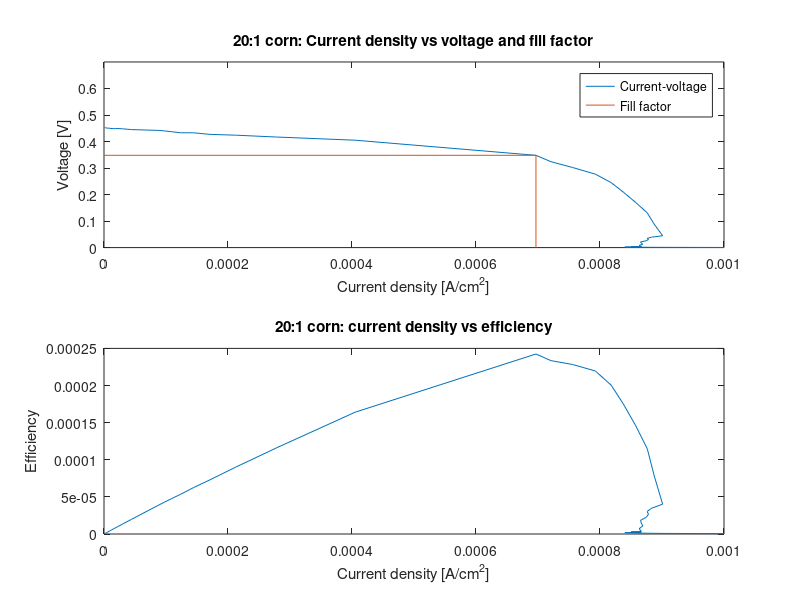
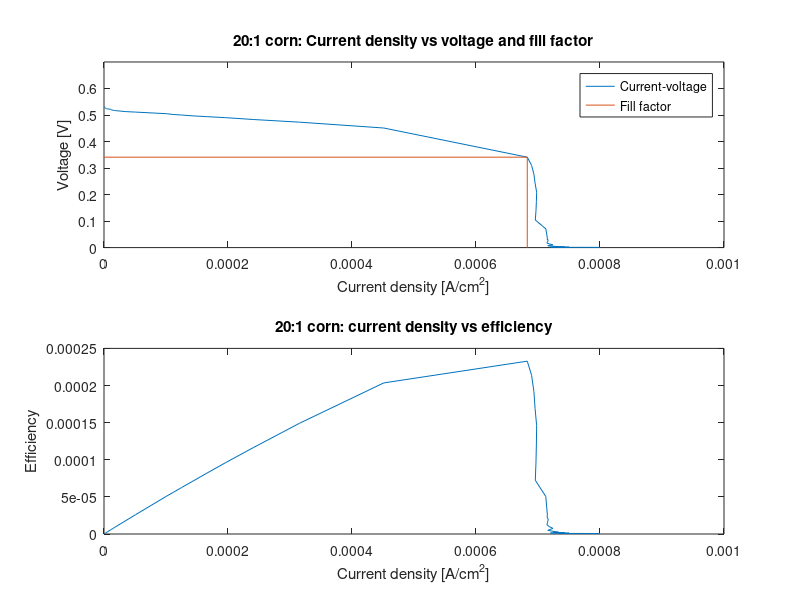

Here is the MATLAB script that generated these plots, in order:
close all
clear

%corn maskingjorda
res = [999999 899999 799999 699999 599999 499999 399999 299999 199999 ...
    99999 89999 79999 69999 59999 49999 39999 29999 19999 ...
    9999 8999 7999 6999 5999 4999 3999 2999 1999 ...
    999 899 799 699 599 499 399 299 199 ...
    99 89 79 69 59 49 39 29 19 9 8 7 6 5 4 3 2 1 0];

a = 0.5*1; %area solar cell

oc1_V = 0.001.*[454 454 454 454 453 453 452 451 451 450 ...
    450 448 450 448 449 449 448 445 442 ...
    440 437 433 433 427 424 417 405 348 ...
    324 302 277 245 209 171 131 88.3 44.6 ...
    39.3 34.6 30.3 25.8 21.2 16.9 12.6 8.2 3.9 ...
    3.4 3.0 2.6 2.1 1.7 1.3 0.9 0.5 0];
oc1_I = oc1_V./res./a;
oc1_P = oc1_V.*oc1_I;

oc2_V = 0.001.*[532 530 529 528 527 526 525 524 523 522 ...
    520 519 518 517 516 515 513 511 505 ...
    502 500 497 494 490 483 473 451 341 ...
    310 277 243 209 174 139 104 70.9 35.4 ...
    31.8 28.3 24.7 21.1 17.5 14.0 10.5 6.8 3.3 ...
    2.9 2.6 2.2 1.8 1.5 1.1 0.8 0.4 0];
oc2_I = oc2_V./res./a;
oc2_P = oc2_V.*oc2_I;
 
%x-y coordinates pmax
pmax1 = [6.967e-4 0.348];
pmax2 = [6.827e-4 0.341];

ffx1 = [pmax1(1) pmax1(1) 0];
ffy1 = [0 pmax1(2) pmax1(2)];
ffx2 = [pmax2(1) pmax2(1) 0];
ffy2 = [0 pmax2(2) pmax2(2)];

figure
subplot(2, 1, 1)
plot(oc1_I, oc1_V, ffx1, ffy1)
title('20:1 corn: Current density vs voltage and fill factor')
xlabel('Current density [A/cm^2]')
ylabel('Voltage [V]')
legend('Current-voltage', 'Fill factor')
axis([0 1e-3 0 0.7])
subplot(2, 1, 2)
plot(oc1_I, oc1_P)
title('20:1 corn: current density vs efficiency')
xlabel('Current density [A/cm^2]')
ylabel('Efficiency')
axis([0 1e-3 0 2.5e-4])

figure
subplot(2, 1, 1)
plot(oc2_I, oc2_V, ffx2, ffy2)
title('20:1 corn: Current density vs voltage and fill factor')
xlabel('Current density [A/cm^2]')
ylabel('Voltage [V]')
legend('Current-voltage', 'Fill factor')
axis([0 1e-3 0 0.7])
subplot(2, 1, 2)
plot(oc2_I, oc2_P)
title('20:1 corn: current density vs efficiency')
xlabel('Current density [A/cm^2]')
ylabel('Efficiency')
axis([0 1e-3 0 2.5e-4])